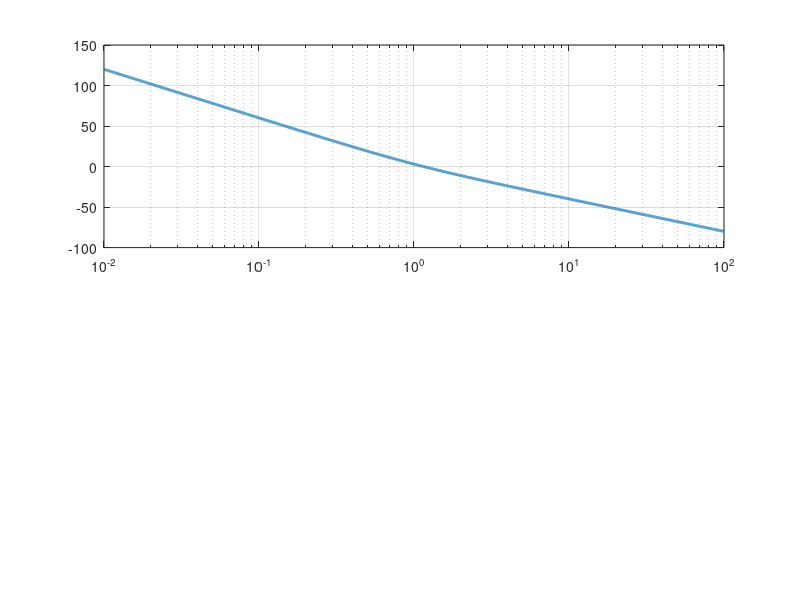

MATLAB code for this plot: (Note: this script raises an error after producing the figure.)
clc;
clear;
close all;

s = tf('s');
k = 1;

%% SISTEMAS

G{1} = (k*(s+1))/(s^3);

G{2} = (k*(s+1))/(s*(s+2)*(s^2+s+1));

G{3} = (k*(s+3))/(s*(s+1)*(s+2));

G{4} = k/((s+2)*(s-5));

G{5} = (k*(s+1))/((s+5)*(s^2-9));

G{6} = (k*(s+1))/(s*(s-1));

%% VECTOR DE FRECUENCIAS

w = logspace(-2,2,5000);

%% ANALISIS

for i = 1:length(G)

    fprintf('\n========================\n');
    fprintf('Sistema %d\n',i);
    fprintf('========================\n');

    %% Margenes

    [GM,PM,Wcg,Wcp] = margin(G{i});

    if isinf(GM)
        fprintf('Margen de ganancia = Infinito\n');
    else
        fprintf('Margen de ganancia = %.2f dB\n',20*log10(GM));
    end

    if isinf(PM)
        fprintf('Margen de fase = Infinito\n');
    else
        fprintf('Margen de fase = %.2f grados\n',PM);
    end

    fprintf('Wcg = %.4f rad/s\n',Wcg);
    fprintf('Wcp = %.4f rad/s\n',Wcp);

    %% Respuesta en frecuencia

    H = squeeze(freqresp(G{i},w));

    mag = 20*log10(abs(H));

    phase = unwrap(angle(H))*180/pi;

    %% Ajuste de fase
    % Para mostrar la misma rama usada en teoria

    while max(phase) > 0
        phase = phase - 360;
    end

    %% BODE

    figure

    %=====================
    % MAGNITUD
    %=====================

    subplot(2,1,1)

    semilogx(w,mag,'LineWidth',2)

    hold on
    grid on

    yline(0,'k--')

    if Wcp > 0
        xline(Wcp,'g--')
    end

    if Wcg > 0
        xline(Wcg,'r--')
    end

    ylabel('Magnitud (dB)')

    title(['Sistema ',num2str(i)])

    legend('Magnitud',...
           '0 dB',...
           'Wcp (PM)',...
           'Wcg (GM)',...
           'Location','best')

    %=====================
    % FASE
    %=====================

    subplot(2,1,2)

    semilogx(w,phase,'LineWidth',2)

    hold on
    grid on

    yline(-180,'k--')

    if Wcp > 0
        xline(Wcp,'g--')
    end

    if Wcg > 0
        xline(Wcg,'r--')
    end

    xlabel('\omega (rad/s)')
    ylabel('Fase (grados)')

    legend('Fase',...
           '-180°',...
           'Wcp (PM)',...
           'Wcg (GM)',...
           'Location','best')

end
